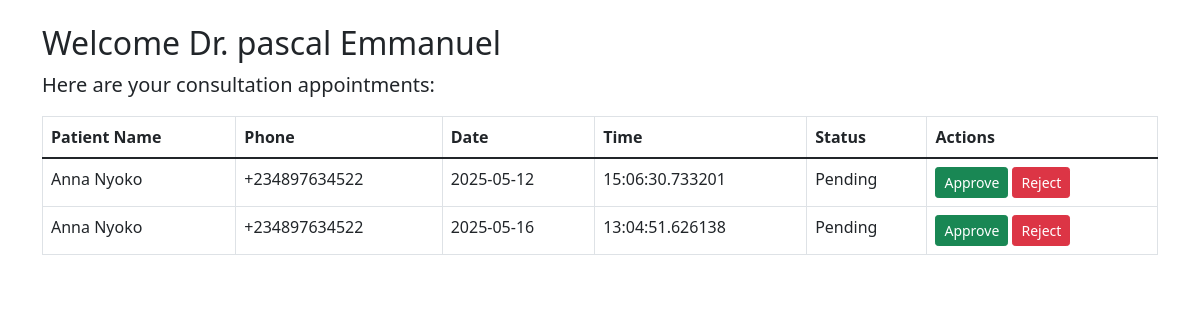
The app's page /doctor_dashboard (signed in) with its own data.
### run.py (models this page shows, shortened)
class Doctor(db.Model):
    id = db.Column(db.Integer, primary_key=True)
    name = db.Column(db.String(100))
    email = db.Column(db.String(100))
    phone = db.Column(db.String(20))
    dob = db.Column(db.Date)
    gender = db.Column(db.String(10))
    marital_status = db.Column(db.String(20))
    address = db.Column(db.String(200))
    state = db.Column(db.String(50))
    hospital_id = db.Column(db.Integer, db.ForeignKey('hospital.id'))
    password = db.Column(db.String(200))  # <-- Add this line
    hospital = db.relationship('Hospital', backref='doctors')

class Consultation(db.Model):
    id = db.Column(db.Integer, primary_key=True)
    user_id = db.Column(db.Integer, db.ForeignKey('user.id'))
    doctor_id = db.Column(db.Integer, db.ForeignKey('doctor.id'))
    status = db.Column(db.String(20), default="Pending")  # Pending, Approved, Rejected
    appointment_date = db.Column(db.Date)
    appointment_time = db.Column(db.Time)
    user = db.relationship('User', backref='consultations')
    doctor = db.relationship('Doctor', backref='consultations')

class User(db.Model, UserMixin):  # Patient
    id = db.Column(db.Integer, primary_key=True)
    name = db.Column(db.String(120), nullable=False)
    email = db.Column(db.String(120), unique=True, nullable=False)
    phone = db.Column(db.String(15), nullable=False)
    dob = db.Column(db.Date, nullable=False)
    gender = db.Column(db.String(10), nullable=False)
    marital_status = db.Column(db.String(20), nullable=False)
    address = db.Column(db.String(200), nullable=False)
    state = db.Column(db.String(50), nullable=False)
    password_hash = db.Column(db.String(128), nullable=False)

### run.py (the view)
@app.route('/doctor_dashboard')
def doctor_dashboard():
    if 'doctor' not in session:
        return redirect(url_for('doctor_login'))
    doctor = Doctor.query.get(session['doctor'])
    consultations = Consultation.query.filter_by(doctor_id=doctor.id).all()
    return render_template('doctor_dashboard.html', doctor=doctor, consultations=consultations)

### templates/doctor_dashboard.html (shortened to what this page needs)
<!DOCTYPE html>
<html lang="en">
<head>
    <link href="https://cdn.jsdelivr.net/npm/bootstrap@5.1.3/dist/css/bootstrap.min.css" rel="stylesheet">
</head>
<body>
<div class="container mt-4">
    <h2>Welcome Dr. {{ doctor.name }}</h2>
    <p class="lead">Here are your consultation appointments:</p>
    {% if consultations %}
        <table class="table table-bordered">
            <thead>
                <tr>
                    <th>Patient Name</th>
                    <th>Phone</th>
                    <th>Date</th>
                    <th>Time</th>
                    <th>Status</th>
                    <th>Actions</th>
                </tr>
            </thead>
            <tbody>
                {% for consult in consultations %}
                <tr>
                    <td>{{ consult.user.name }}</td>
                    <td>{{ consult.user.phone }}</td>
                    <td>{{ consult.appointment_date }}</td>
                    <td>{{ consult.appointment_time }}</td>
                    <td>{{ consult.status }}</td>
                    <td>
                        {% if consult.status == "Pending" %}
                            <a href="{{ url_for('approve_appointment', consultation_id=consult.id) }}" class="btn btn-success btn-sm">Approve</a>
                            <a href="{{ url_for('reject_appointment', consultation_id=consult.id) }}" class="btn btn-danger btn-sm">Reject</a>
                        {% else %}
                            <span class="text-muted">No action</span>
                        {% endif %}
                    </td>
                </tr>
                {% endfor %}
            </tbody>
        </table>
    {% else %}
        <p>No appointments found.</p>
    {% endif %}
</div>
</body>
</html>

### records on screen
Doctor: name "pascal Emmanuel"
Consultation: user.name "Anna Nyoko", user.phone "+234897634522", appointment_date "2025-05-12", appointment_time "15:06:30.733201", status "Pending"
Consultation: user.name "Anna Nyoko", user.phone "+234897634522", appointment_date "2025-05-16", appointment_time "13:04:51.626138", status "Pending"
